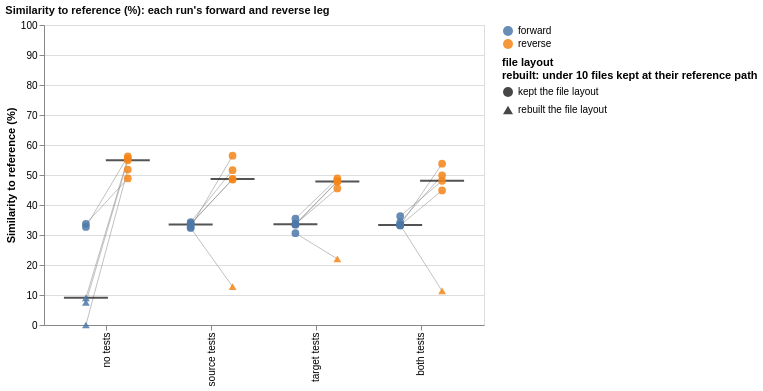

Vega-Lite specification stored for this chart:
### Vega-Lite specification from a JSON file in a GitHub repository (floating-point values rounded to 4 significant figures)
{"config": {"view": {"continuousWidth": 300, "continuousHeight": 300}}, "layer": [{"mark": {"type": "line", "color": "grey", "opacity": 0.7, "strokeWidth": 0.7}, "encoding": {"detail": {"field": "forward_run_id", "type": "nominal"}, "x": {"field": "condition", "sort": ["no tests", "source tests", "target tests", "both tests"], "title": null, "type": "nominal"}, "xOffset": {"field": "leg", "scale": {"domain": ["forward", "reverse"]}, "title": null, "type": "nominal"}, "y": {"field": "value", "scale": {"domain": [0, 100], "nice": false}, "title": "Similarity to reference (%)", "type": "quantitative"}}}, {"mark": {"type": "tick", "color": "#0b0b0b", "opacity": 0.7, "size": 44, "thickness": 2}, "encoding": {"x": {"field": "condition", "sort": ["no tests", "source tests", "target tests", "both tests"], "title": null, "type": "nominal"}, "xOffset": {"field": "leg", "scale": {"domain": ["forward", "reverse"]}, "title": null, "type": "nominal"}, "y": {"aggregate": "median", "field": "value", "scale": {"domain": [0, 100], "nice": false}, "title": "Similarity to reference (%)", "type": "quantitative"}}}, {"mark": {"type": "point", "filled": true, "opacity": 0.85, "size": 60}, "encoding": {"color": {"field": "leg", "scale": {"domain": ["forward", "reverse"]}, "title": null, "type": "nominal"}, "shape": {"field": "layout", "legend": {"labelLimit": 220, "title": ["file layout", "rebuilt: under 10 files kept at their reference path"], "titleLimit": 260}, "scale": {"domain": ["kept the file layout", "rebuilt the file layout"], "range": ["circle", "triangle-up"]}, "type": "nominal"}, "tooltip": [{"field": "port", "title": "forward run", "type": "nominal"}, {"field": "condition", "title": "forward condition", "type": "nominal"}, {"field": "forward", "format": ".2f", "title": "forward", "type": "quantitative"}, {"field": "reverse", "format": ".2f", "title": "reverse", "type": "quantitative"}, {"field": "layout", "title": "file layout", "type": "nominal"}], "x": {"field": "condition", "sort": ["no tests", "source tests", "target tests", "both tests"], "title": null, "type": "nominal"}, "xOffset": {"field": "leg", "scale": {"domain": ["forward", "reverse"]}, "title": null, "type": "nominal"}, "y": {"field": "value", "scale": {"domain": [0, 100], "nice": false}, "title": "Similarity to reference (%)", "type": "quantitative"}}}], "data": {"name": "data-e56bc6c97c663b0d914a8b03c3ef6a2d"}, "height": 300, "title": {"text": "Similarity to reference (%): each run's forward and reverse leg", "anchor": "start", "color": "#0b0b0b", "fontSize": 11}, "width": 440, "$schema": "https://vega.github.io/schema/vega-lite/v6.4.1.json", "datasets": {"data-e56bc6c97c663b0d914a8b03c3ef6a2d": [{"forward_run_id": "20260908T234247Z_2da5a2c0", "condition": "no tests", "reverse": 48.84, "reverse_layout": "kept the file layout", "forward": 33.72, "forward_layout": "kept the file layout", "port": "2da5a2c0", "leg": "forward", "value": 33.72, "layout": "kept the file layout"}, {"forward_run_id": "20260909T015142Z_f8ca89ff", "condition": "no tests", "reverse": 54.88, "reverse_layout": "kept the file layout", "forward": 7.509, "forward_layout": "rebuilt the file layout", "port": "f8ca89ff", "leg": "forward", "value": 7.509, "layout": "rebuilt the file layout"}, {"forward_run_id": "20260909T035041Z_2d7fbef6", "condition": "no tests", "reverse": 56.18, "reverse_layout": "kept the file layout", "forward": 32.69, "forward_layout": "kept the file layout", "port": "2d7fbef6", "leg": "forward", "value": 32.69, "layout": "kept the file layout"}, {"forward_run_id": "20260909T140517Z_670261ce", "condition": "no tests", "reverse": 51.82, "reverse_layout": "kept the file layout", "forward": 0.0, "forward_layout": "rebuilt the file layout", "port": "670261ce", "leg": "forward", "value": 0.0, "layout": "rebuilt the file layout"}, {"forward_run_id": "20260909T173101Z_8e3da990", "condition": "no tests", "reverse": 55.54, "reverse_layout": "kept the file layout", "forward": 9.066, "forward_layout": "rebuilt the file layout", "port": "8e3da990", "leg": "forward", "value": 9.066, "layout": "rebuilt the file layout"}, {"forward_run_id": "20260909T013603Z_054a84ca", "condition": "source tests", "reverse": 51.62, "reverse_layout": "kept the file layout", "forward": 34.3, "forward_layout": "kept the file layout", "port": "054a84ca", "leg": "forward", "value": 34.3, "layout": "kept the file layout"}, {"forward_run_id": "20260909T040730Z_0947f229", "condition": "source tests", "reverse": 48.48, "reverse_layout": "kept the file layout", "forward": 33.8, "forward_layout": "kept the file layout", "port": "0947f229", "leg": "forward", "value": 33.8, "layout": "kept the file layout"}, {"forward_run_id": "20260909T134433Z_3f62598c", "condition": "source tests", "reverse": 12.82, "reverse_layout": "rebuilt the file layout", "forward": 32.35, "forward_layout": "kept the file layout", "port": "3f62598c", "leg": "forward", "value": 32.35, "layout": "kept the file layout"}, {"forward_run_id": "20260909T154949Z_461ef9c5", "condition": "source tests", "reverse": 56.44, "reverse_layout": "kept the file layout", "forward": 32.58, "forward_layout": "kept the file layout", "port": "461ef9c5", "leg": "forward", "value": 32.58, "layout": "kept the file layout"}, {"forward_run_id": "20260909T190508Z_7c1544c0", "condition": "source tests", "reverse": 48.67, "reverse_layout": "kept the file layout", "forward": 33.54, "forward_layout": "kept the file layout", "port": "7c1544c0", "leg": "forward", "value": 33.54, "layout": "kept the file layout"}, {"forward_run_id": "20260909T012246Z_fbe56704", "condition": "target tests", "reverse": 48.86, "reverse_layout": "kept the file layout", "forward": 35.42, "forward_layout": "kept the file layout", "port": "fbe56704", "leg": "forward", "value": 35.42, "layout": "kept the file layout"}, {"forward_run_id": "20260909T032340Z_f01d5496", "condition": "target tests", "reverse": 45.53, "reverse_layout": "kept the file layout", "forward": 33.62, "forward_layout": "kept the file layout", "port": "f01d5496", "leg": "forward", "value": 33.62, "layout": "kept the file layout"}, {"forward_run_id": "20260909T133702Z_8305aa82", "condition": "target tests", "reverse": 47.93, "reverse_layout": "kept the file layout", "forward": 33.68, "forward_layout": "kept the file layout", "port": "8305aa82", "leg": "forward", "value": 33.68, "layout": "kept the file layout"}, {"forward_run_id": "20260909T154334Z_609edff1", "condition": "target tests", "reverse": 47.82, "reverse_layout": "kept the file layout", "forward": 33.43, "forward_layout": "kept the file layout", "port": "609edff1", "leg": "forward", "value": 33.43, "layout": "kept the file layout"}, {"forward_run_id": "20260909T185402Z_14873f98", "condition": "target tests", "reverse": 22.03, "reverse_layout": "rebuilt the file layout", "forward": 30.62, "forward_layout": "kept the file layout", "port": "14873f98", "leg": "forward", "value": 30.62, "layout": "kept the file layout"}, {"forward_run_id": "20260909T011452Z_9f286468", "condition": "both tests", "reverse": 49.91, "reverse_layout": "kept the file layout", "forward": 34.25, "forward_layout": "kept the file layout", "port": "9f286468", "leg": "forward", "value": 34.25, "layout": "kept the file layout"}, {"forward_run_id": "20260909T031655Z_89df6247", "condition": "both tests", "reverse": 11.34, "reverse_layout": "rebuilt the file layout", "forward": 33.37, "forward_layout": "kept the file layout", "port": "89df6247", "leg": "forward", "value": 33.37, "layout": "kept the file layout"}, {"forward_run_id": "20260909T132655Z_2a16d72b", "condition": "both tests", "reverse": 44.87, "reverse_layout": "kept the file layout", "forward": 33.22, "forward_layout": "kept the file layout", "port": "2a16d72b", "leg": "forward", "value": 33.22, "layout": "kept the file layout"}, {"forward_run_id": "20260909T153339Z_9de9fd66", "condition": "both tests", "reverse": 53.77, "reverse_layout": "kept the file layout", "forward": 33.2, "forward_layout": "kept the file layout", "port": "9de9fd66", "leg": "forward", "value": 33.2, "layout": "kept the file layout"}, {"forward_run_id": "20260909T184722Z_089a4294", "condition": "both tests", "reverse": 48.05, "reverse_layout": "kept the file layout", "forward": 36.28, "forward_layout": "kept the file layout", "port": "089a4294", "leg": "forward", "value": 36.28, "layout": "kept the file layout"}, {"forward_run_id": "20260908T234247Z_2da5a2c0", "condition": "no tests", "reverse": 48.84, "reverse_layout": "kept the file layout", "forward": 33.72, "forward_layout": "kept the file layout", "port": "2da5a2c0", "leg": "reverse", "value": 48.84, "layout": "kept the file layout"}, {"forward_run_id": "20260909T015142Z_f8ca89ff", "condition": "no tests", "reverse": 54.88, "reverse_layout": "kept the file layout", "forward": 7.509, "forward_layout": "rebuilt the file layout", "port": "f8ca89ff", "leg": "reverse", "value": 54.88, "layout": "kept the file layout"}, {"forward_run_id": "20260909T035041Z_2d7fbef6", "condition": "no tests", "reverse": 56.18, "reverse_layout": "kept the file layout", "forward": 32.69, "forward_layout": "kept the file layout", "port": "2d7fbef6", "leg": "reverse", "value": 56.18, "layout": "kept the file layout"}, {"forward_run_id": "20260909T140517Z_670261ce", "condition": "no tests", "reverse": 51.82, "reverse_layout": "kept the file layout", "forward": 0.0, "forward_layout": "rebuilt the file layout", "port": "670261ce", "leg": "reverse", "value": 51.82, "layout": "kept the file layout"}, {"forward_run_id": "20260909T173101Z_8e3da990", "condition": "no tests", "reverse": 55.54, "reverse_layout": "kept the file layout", "forward": 9.066, "forward_layout": "rebuilt the file layout", "port": "8e3da990", "leg": "reverse", "value": 55.54, "layout": "kept the file layout"}, {"forward_run_id": "20260909T013603Z_054a84ca", "condition": "source tests", "reverse": 51.62, "reverse_layout": "kept the file layout", "forward": 34.3, "forward_layout": "kept the file layout", "port": "054a84ca", "leg": "reverse", "value": 51.62, "layout": "kept the file layout"}, {"forward_run_id": "20260909T040730Z_0947f229", "condition": "source tests", "reverse": 48.48, "reverse_layout": "kept the file layout", "forward": 33.8, "forward_layout": "kept the file layout", "port": "0947f229", "leg": "reverse", "value": 48.48, "layout": "kept the file layout"}, {"forward_run_id": "20260909T134433Z_3f62598c", "condition": "source tests", "reverse": 12.82, "reverse_layout": "rebuilt the file layout", "forward": 32.35, "forward_layout": "kept the file layout", "port": "3f62598c", "leg": "reverse", "value": 12.82, "layout": "rebuilt the file layout"}, {"forward_run_id": "20260909T154949Z_461ef9c5", "condition": "source tests", "reverse": 56.44, "reverse_layout": "kept the file layout", "forward": 32.58, "forward_layout": "kept the file layout", "port": "461ef9c5", "leg": "reverse", "value": 56.44, "layout": "kept the file layout"}, {"forward_run_id": "20260909T190508Z_7c1544c0", "condition": "source tests", "reverse": 48.67, "reverse_layout": "kept the file layout", "forward": 33.54, "forward_layout": "kept the file layout", "port": "7c1544c0", "leg": "reverse", "value": 48.67, "layout": "kept the file layout"}, {"forward_run_id": "20260909T012246Z_fbe56704", "condition": "target tests", "reverse": 48.86, "reverse_layout": "kept the file layout", "forward": 35.42, "forward_layout": "kept the file layout", "port": "fbe56704", "leg": "reverse", "value": 48.86, "layout": "kept the file layout"}, {"forward_run_id": "20260909T032340Z_f01d5496", "condition": "target tests", "reverse": 45.53, "reverse_layout": "kept the file layout", "forward": 33.62, "forward_layout": "kept the file layout", "port": "f01d5496", "leg": "reverse", "value": 45.53, "layout": "kept the file layout"}, {"forward_run_id": "20260909T133702Z_8305aa82", "condition": "target tests", "reverse": 47.93, "reverse_layout": "kept the file layout", "forward": 33.68, "forward_layout": "kept the file layout", "port": "8305aa82", "leg": "reverse", "value": 47.93, "layout": "kept the file layout"}, {"forward_run_id": "20260909T154334Z_609edff1", "condition": "target tests", "reverse": 47.82, "reverse_layout": "kept the file layout", "forward": 33.43, "forward_layout": "kept the file layout", "port": "609edff1", "leg": "reverse", "value": 47.82, "layout": "kept the file layout"}, {"forward_run_id": "20260909T185402Z_14873f98", "condition": "target tests", "reverse": 22.03, "reverse_layout": "rebuilt the file layout", "forward": 30.62, "forward_layout": "kept the file layout", "port": "14873f98", "leg": "reverse", "value": 22.03, "layout": "rebuilt the file layout"}, {"forward_run_id": "20260909T011452Z_9f286468", "condition": "both tests", "reverse": 49.91, "reverse_layout": "kept the file layout", "forward": 34.25, "forward_layout": "kept the file layout", "port": "9f286468", "leg": "reverse", "value": 49.91, "layout": "kept the file layout"}, {"forward_run_id": "20260909T031655Z_89df6247", "condition": "both tests", "reverse": 11.34, "reverse_layout": "rebuilt the file layout", "forward": 33.37, "forward_layout": "kept the file layout", "port": "89df6247", "leg": "reverse", "value": 11.34, "layout": "rebuilt the file layout"}, {"forward_run_id": "20260909T132655Z_2a16d72b", "condition": "both tests", "reverse": 44.87, "reverse_layout": "kept the file layout", "forward": 33.22, "forward_layout": "kept the file layout", "port": "2a16d72b", "leg": "reverse", "value": 44.87, "layout": "kept the file layout"}, {"forward_run_id": "20260909T153339Z_9de9fd66", "condition": "both tests", "reverse": 53.77, "reverse_layout": "kept the file layout", "forward": 33.2, "forward_layout": "kept the file layout", "port": "9de9fd66", "leg": "reverse", "value": 53.77, "layout": "kept the file layout"}, {"forward_run_id": "20260909T184722Z_089a4294", "condition": "both tests", "reverse": 48.05, "reverse_layout": "kept the file layout", "forward": 36.28, "forward_layout": "kept the file layout", "port": "089a4294", "leg": "reverse", "value": 48.05, "layout": "kept the file layout"}]}}
